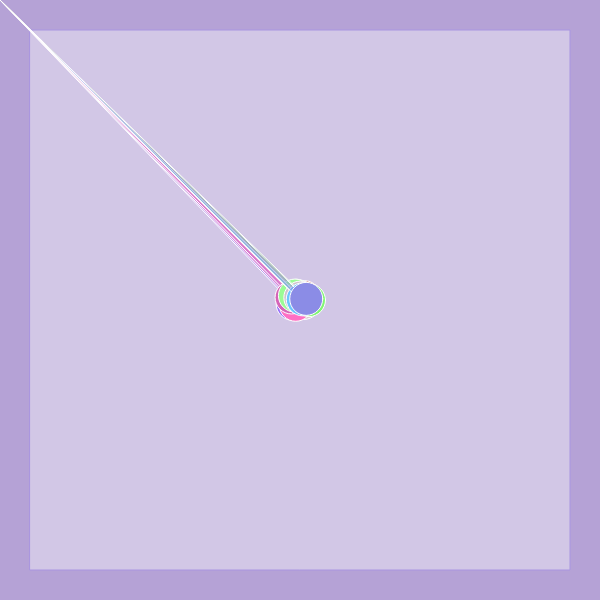
Frame 1 (no input)
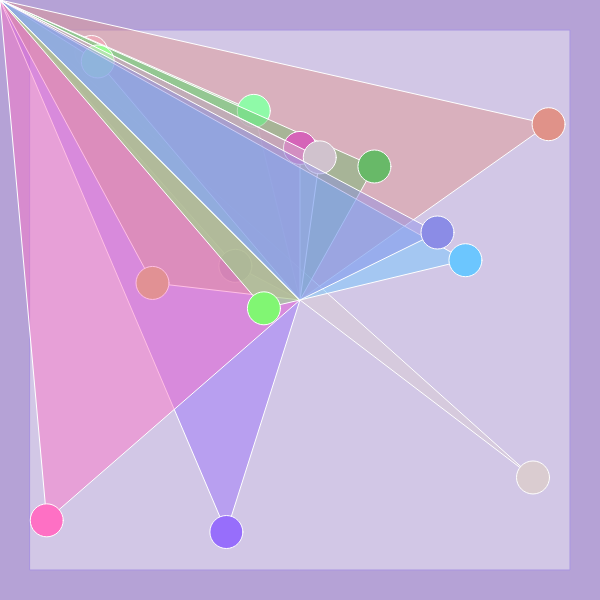
Frame 60 (no input)
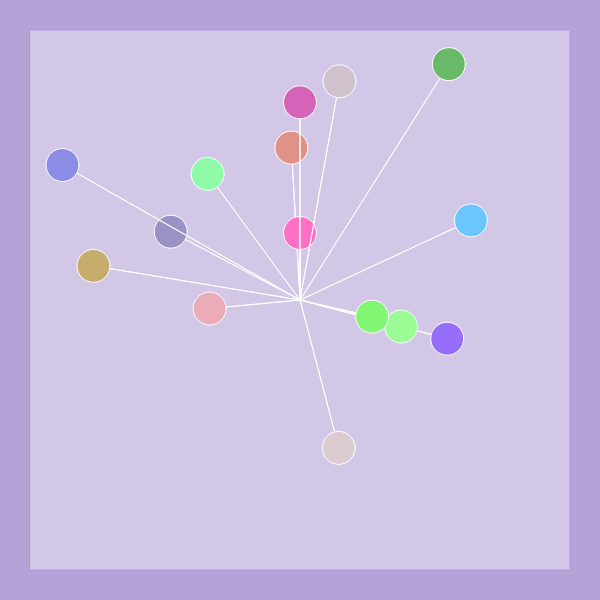
Frame 120 (the mouse pressed at the canvas centre since frame 60)

The p5.js sketch that drew these frames (run headless with seeded random() and noise() and a simulated clock; from frame 60 on, the mouse is pressed at the canvas centre):

// p5.js sketch
// ── sketch.js
// Example 4.4 Adjustable Array Version

// X count array
let count = 15;

let loX = new Array(count);
let loY = new Array(count);
let speedX = new Array(count);
let speedY = new Array(count);
let sizeW = new Array(count);
let sizeH = new Array(count);
let colorsR = new Array(count);
let colorsG = new Array(count);
let colorsB = new Array(count);
let strokeW = new Array(count);
let opacity = new Array(count);
let rotate = new Array(count);

function setup() {
  createCanvas(600, 600);

  // length - counts number of items in array
  // loX - colors are defined here for each item in array
  for (let i=0; i < loX.length; i++) {
    loX[i] = width/2;
    loY[i] = height/2;
    speedX[i] = random(-10, 10);
    speedY[i] = random(-5, 5);
    sizeW[i] = random(33, 33);
    sizeH[i] = random(33, 33);
    colorsR[i] = int(random(100, 255));
    colorsG[i] = int(random(100, 255));
    colorsB[i] = int(random(100, 255));
    strokeW[i] = random(1,10);
    opacity[i] = random(100, 180);
    rotate[i]= random (0.1, 1.0);

  }
}
function draw() {
  background(181, 162, 214);
  fill(255, 255, 255, 100);
  push();
  stroke(169, 149, 225);
  rect(30, 30, width-60, height-60);
  pop();
  for (let i = 0; i < loX.length; i++) {
    //update all positions
    loX[i] += speedX[i];
    loY[i] += speedY[i];
    // push();
    // translate(10,10);
    //draw all balls

    fill(colorsR[i], colorsG[i], colorsB[i], 115);
    // triangle(width/2 ,33, loX[i], loY[i], width/2, height/2);
    triangle(mouseX, mouseY, loX[i], loY[i], width/2, height/2);
    stroke(255);
    fill(colorsR[i], colorsG[i], colorsB[i]);
        // rotate(1.1);
    ellipse(loX[i], loY[i], sizeW[i], sizeH[i]);

    //check boundaries for all balls
// pop();
    if (loX[i] < 33+sizeW[i]/2 || loX[i] > (width-33)-sizeW[i]/2 ) {
      speedX[i] = -speedX[i];
    }
    if (loY[i] < 33+sizeW[i]/2 || loY[i] > (height-33)-sizeW[i]/2) {
      speedY[i] = -speedY[i];
    }
  }
}
